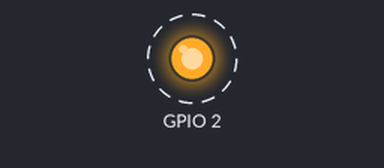
Bench run of a program on a simulated ESP32. Parts: output pins drawn as LEDs (lit = HIGH). Dashed ring = blinking. What the program prints to the serial monitor is not drawn.

Above: at 0.2 s.
Timing chart, 0 to 3.0 s (numbered marks = the images above):
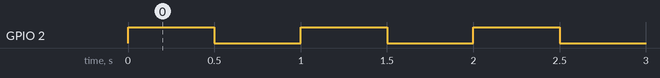

Measured:
- by itself, GPIO 2: alternates HIGH for 0.50 s and LOW for 0.50 s

The program:

main.cpp
```cpp
#include <Arduino.h>
void setup() {
  Serial.begin(115200);
  pinMode(2, OUTPUT);
  Serial.println("Hello from ESP32 sim!");
}
void loop() {
  digitalWrite(2, HIGH);
  Serial.println("LED on");
  delay(500);
  digitalWrite(2, LOW);
  Serial.println("LED off");
  delay(500);
}
```
